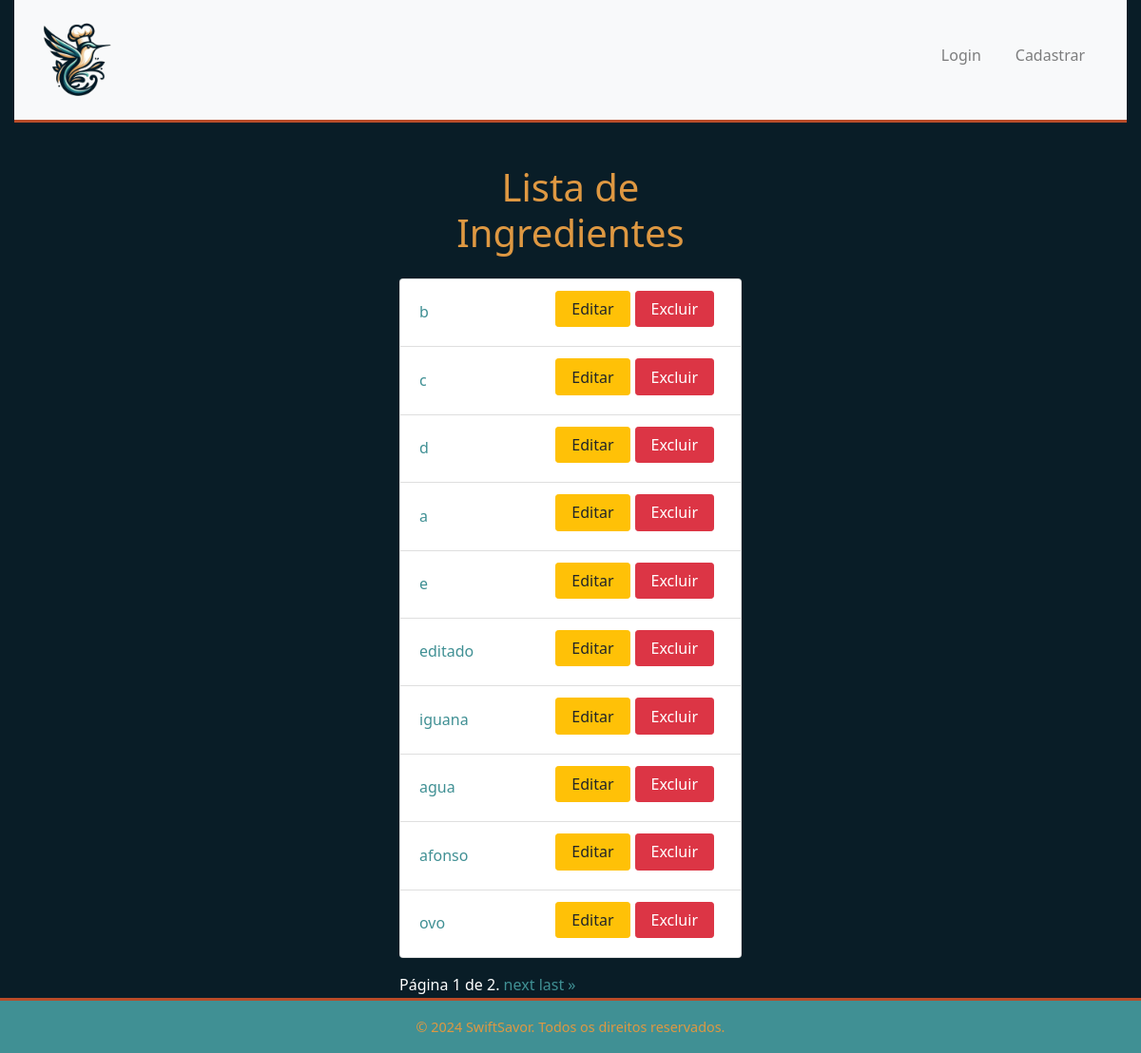
The page /ingredients/ on the database its author committed.
### ingredients/models.py (models this page shows, shortened)
class Ingrediente(models.Model):
    nome = models.CharField(max_length=200)
    user = models.ForeignKey(settings.AUTH_USER_MODEL, on_delete=models.CASCADE, null=True)

### ingredients/views.py (the view)
# urls.py: path('', views.lista_ingredientes, name='lista_ingredientes'),
def lista_ingredientes(request):
    ingredientes = Ingrediente.objects.all()
    paginator = Paginator(ingredientes, 10)
    page = request.GET.get('page')
    try:
        ingredientes = paginator.page(page)
    except PageNotAnInteger:
        ingredientes = paginator.page(1)
    except EmptyPage:
        ingredientes = paginator.page(paginator.num_pages)
    return render(request, 'ingredients/lista_ingredientes.html', {'ingredientes': ingredientes})

### ingredients/templates/ingredients/lista_ingredientes.html (shortened to what this page needs)
{% extends 'main/base.html' %}
{% block content %}
<div class="container-fluid mt-4 lista-ingredientes-container">
    <div class="row justify-content-center">
        <div class="col-md-4">
            <h1 class="mb-4 text-center">Lista de Ingredientes</h1>
            <ul class="list-group">
                {% for ingrediente in ingredientes %}
                    <li class="list-group-item">
                        <div class="ingredient-info">
                            <a href="{% url 'detalhes_ingrediente' ingrediente.id %}">{{ ingrediente.nome }}</a>
                        </div>
                        <div class="ingredient-actions">
                            <a href="{% url 'editar_ingrediente' ingrediente.id %}" class="btn btn-warning btn-sm" aria-label="Editar ingrediente {{ ingrediente.nome }}">Editar</a>
                            <form method="post" action="{% url 'excluir_ingrediente' ingrediente.id %}" class="d-inline">
                                <button type="submit" class="btn btn-danger btn-sm" aria-label="Excluir ingrediente {{ ingrediente.nome }}">Excluir</button>
                            </form>
                        </div>
                    </li>
                {% endfor %}
            </ul>
            <div class="pagination mt-3" aria-label="Navegação de páginas">
                <span class="step-links">
                    <span class="current">
                        Página {{ ingredientes.number }} de {{ ingredientes.paginator.num_pages }}.
                    </span>
                    {% if ingredientes.has_next %}
                        <a href="?page={{ ingredientes.next_page_number }}">next</a>
                        <a href="?page={{ ingredientes.paginator.num_pages }}">last &raquo;</a>
                    {% endif %}
                </span>
            </div>
        </div>
    </div>
</div>
{% endblock %}

### main/static/main/css/styles.css (style rules this page uses)
* { margin: 0; padding: 0; box-sizing: border-box; }
body { background-color: #091d27; color: #ffffff; font-family: 'Segoe UI', Tahoma, Geneva, Verdana, sans-serif; font-size: 1rem; line-height: 1.6; min-height: 100vh; display: flex; flex-direction: column; }
a { color: #409094; text-decoration: none; }
h1, h2, h3, h4, h5, h6 { color: #de9842; line-height: 1.2; }
.btn { font-size: 1rem; padding: 0.5rem 1rem; height: 2.4rem; text-align: center; display: flex; justify-content: center; align-items: center; margin-bottom: 0.5rem; }
.btn.btn-danger { margin-right: 0.5rem; }
.lista-ingredientes-container { padding-top: 20px; }
.list-group-item { display: flex; justify-content: space-between; align-items: center; }
.ingredient-info { flex: 1; }
.ingredient-actions { display: flex; gap: 5px; }

### rows shown on the page
Ingrediente: nome "b"
Ingrediente: nome "c"
Ingrediente: nome "d"
Ingrediente: nome "a"
Ingrediente: nome "e"
Ingrediente: nome "editado"
Ingrediente: nome "iguana"
Ingrediente: nome "agua"
Ingrediente: nome "afonso"
Ingrediente: nome "ovo"

### other values the page prints
{{ ingredientes.number }} "1"
{{ ingredientes.paginator.num_pages }} "2"
